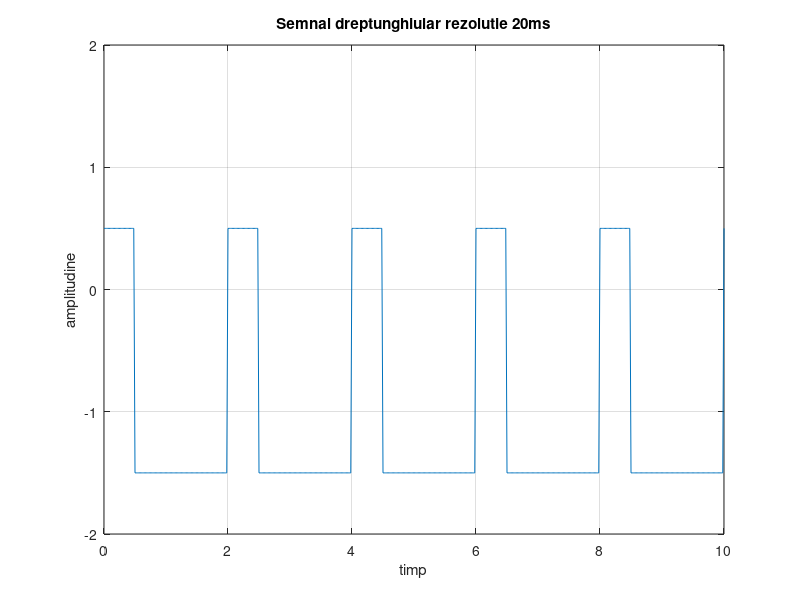

Reproduce this figure in MATLAB.
f=0.5;                                    %acelasi lucru l-am facut precum in exercitiu_1, doar ca am schimbat rezolutia la 0.02         
t=0:0.02:10;
A=0.75;
y=square(2*pi*f*t,25);            
plot(t,y-0.5);                  
axis([0 10 -2 2]),grid;              
title('Semnal dreptunghiular rezolutie 20ms') 
xlabel('timp')
ylabel('amplitudine')
